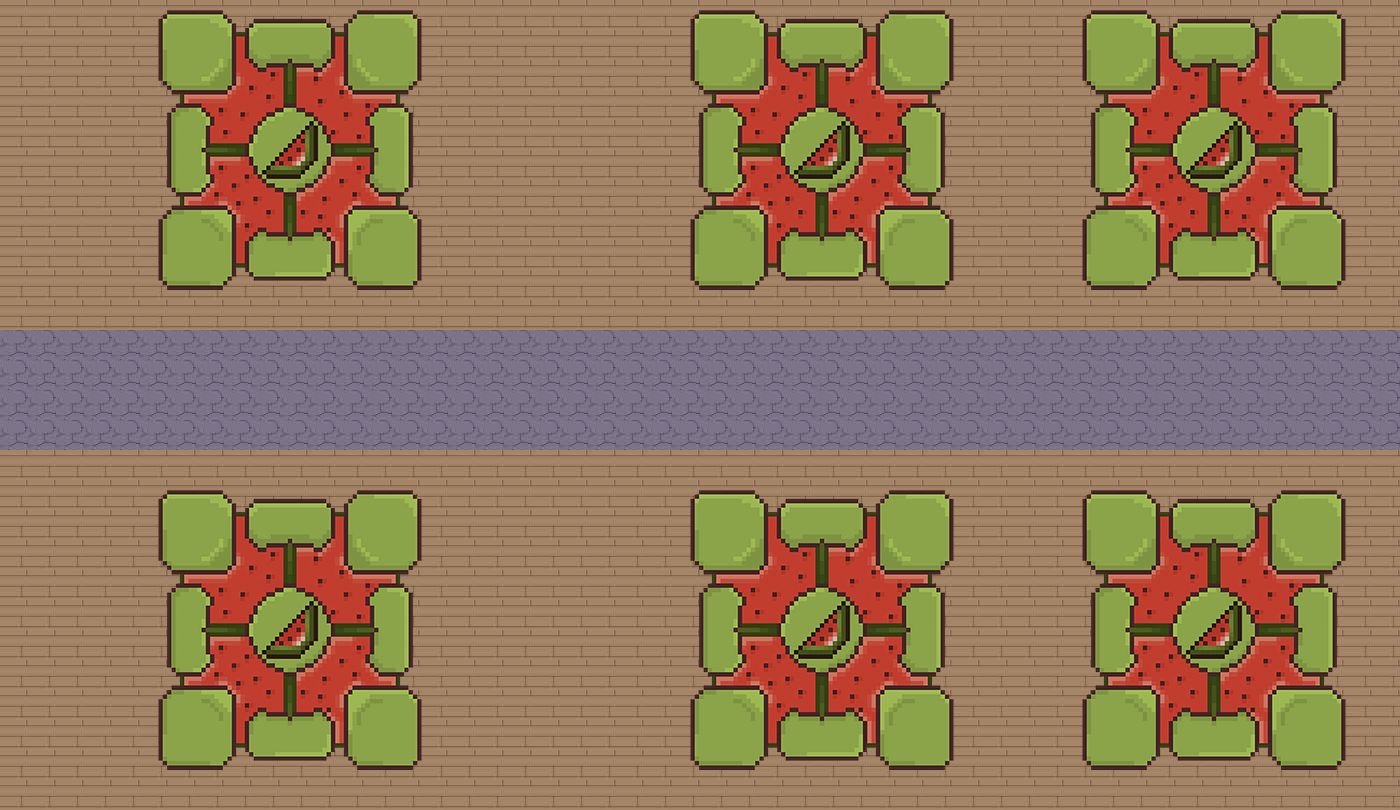

Below is a game level as drawn by its tile map, then a one-line description and the .tmx that defines it (tile-layer data replaced by summaries):
An orthogonal 50x27 tile map with 28x30 px tiles, 3 tile layers (suelo, cajas, enemigos), 3 tilesets.

<map version="1.8" tiledversion="1.8.4" orientation="orthogonal" renderorder="right-down" width="50" height="27" tilewidth="28" tileheight="30" infinite="0" nextlayerid="7" nextobjectid="1">
 <tileset firstgid="1" source="suelo.tsx" />
 <tileset firstgid="56" source="cajas.tsx" />
 <tileset firstgid="57" source="enemigos.tsx" />
 <layer id="1" name="suelo" width="50" height="27">
  <data>[1350 cells, 1350 non-empty, 2 distinct tile ids]</data>
 </layer>
 <layer id="2" name="cajas" width="50" height="27">
  <data>[1350 cells, 6 non-empty, 1 distinct tile ids]</data>
 </layer>
 <layer id="6" name="enemigos" width="50" height="27">
  <data>[1350 cells, 5 non-empty, 1 distinct tile ids]</data>
 </layer>
</map>
